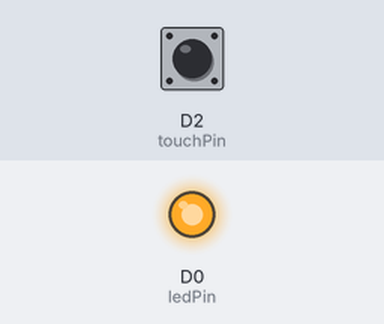
The sketch below on a simulated ESP8266 (NodeMCU). Shown: output pins drawn as LEDs (lit = HIGH). The test bench sets the inputs (shaded band); at power-on: D2 (touchPin) LOW.

Above: at 1.2 s.
1.3 s: D2 (touchPin) pulled HIGH for 0.15 s
At 1.37 s:
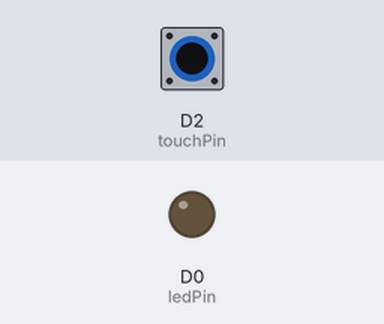
2.9 s: D2 (touchPin) pulled HIGH for 3.2 s
At 7.1 s:
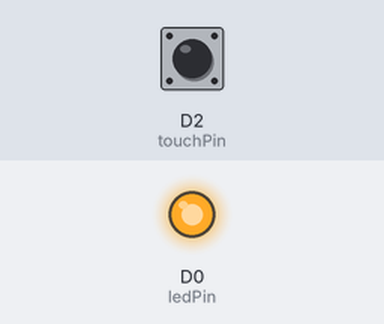
Timing chart, 0 to 8.6 s (numbered marks = the images above; inputs shaded):
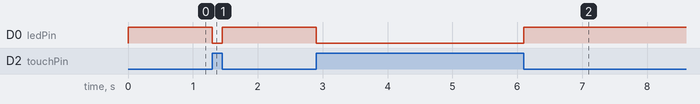

Measured:
- after the input at 1.3 s, D0 (ledPin): HIGH → LOW at once, → HIGH 0.15 s later
- after the input at 2.9 s, D0 (ledPin): HIGH → LOW at once, → HIGH 3.2 s later

The sketch:

1.ino
```cpp
const int touchPin = D2; // the pin where touch sensor is connected
const int ledPin = D0; // the pin where onboard LED is connected

void setup() {
  pinMode(touchPin, INPUT);
  pinMode(ledPin, OUTPUT);
}

void loop() {
  int touchState = digitalRead(touchPin);

  if (touchState == HIGH) {
    digitalWrite(ledPin, LOW); // turn on LED when touch sensor is touched
  } else {
    digitalWrite(ledPin, HIGH); // turn off LED when touch sensor is not touched
  }
}
```
